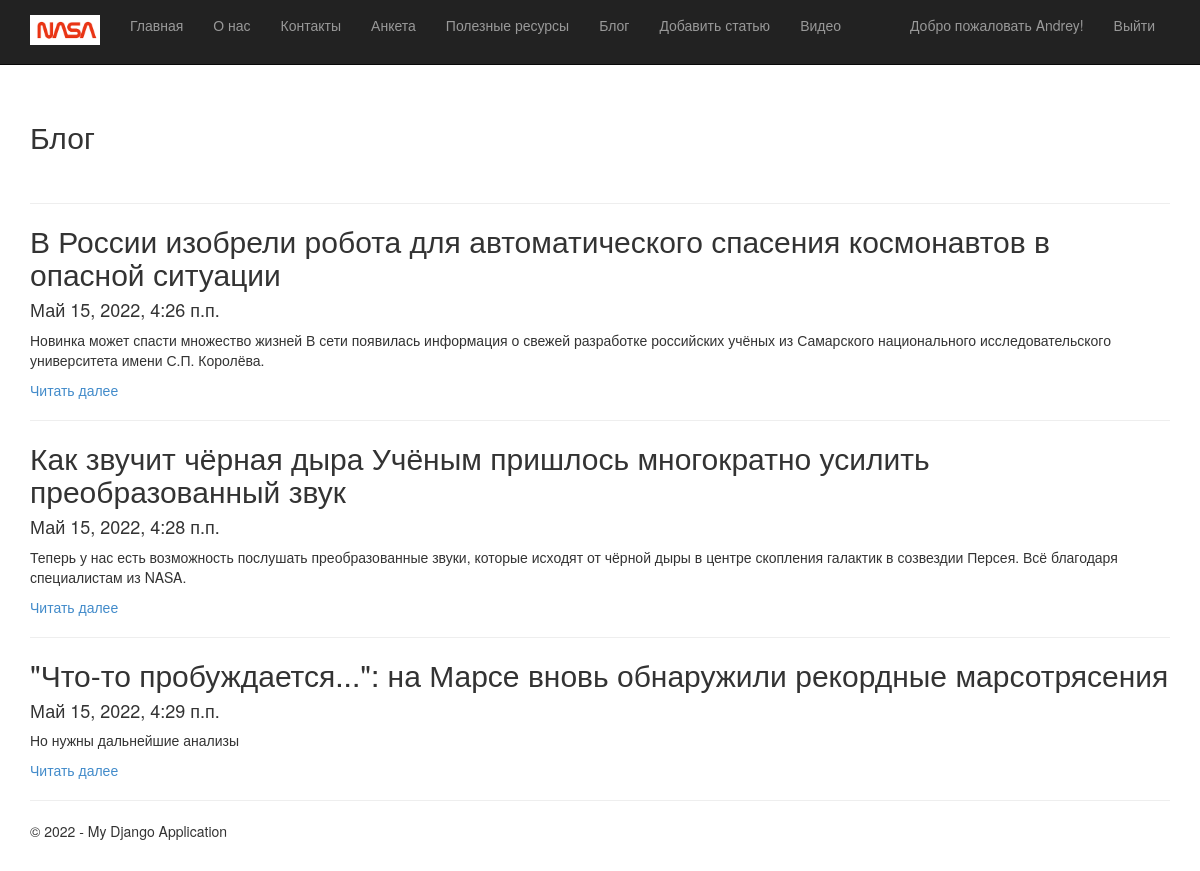
Page /blog/ (signed in) on the committed database.
### app/models.py (models this page shows, shortened)
class Blog(models.Model):
    title = models.CharField(max_length=100, unique_for_date="posted", verbose_name="Заголовок")
    description = models.TextField(verbose_name="Краткое содержание")
    content = models.TextField(verbose_name="Полное содержание")
    posted = models.DateTimeField(default=datetime.now(),
                                  db_index=True, verbose_name="Опубликована")
    author = models.ForeignKey(User, null=True, blank=True, on_delete=models.SET_NULL, verbose_name="Автор")
    image = models.FileField(default='temp.jpg',verbose_name='Путь к картинке')

### app/views.py (the view)
# urls.py: path('blog/', views.blog, name='blog'),
def blog(request):
    assert isinstance(request, HttpRequest)
    posts = Blog.objects.all()  # запрос на выбор всех статей блога из модели
    return render(
        request,
        'app/blog.html',
        {
            'title': 'Блог',
            'posts': posts,  # передача списка статей в шаблон веб-страницы
            'year': datetime.now().year,
        }
    )

### app/templates/app/blog.html
{% extends "app/layout.html" %}
{% block content %}
<h2>{{ title }}</h2> <br/>
{% for post in posts %}
<hr/>
<div class="">
    <h2> {{post.title}} </h2>
    <h4> {{post.posted}} </h4>
    <p> {{post.description}} </p>
    <p><a href="{% url 'blogpost' parametr=post.id %}"> Читать далее </a> </p>
</div>
{% endfor %}
{% endblock %}

### app/templates/app/loginpartial.html (shortened to what this page needs)
﻿{% if user.is_authenticated %}
<form id="logoutForm" action="/logout/" method="post" class="navbar-right">
    <ul class="nav navbar-nav navbar-right">
        <li><span class="navbar-brand">Добро пожаловать {{ user.username }}!</span></li>
        <li><a href="javascript:document.getElementById('logoutForm').submit()">Выйти</a></li>
    </ul>
</form>
{% else %}
<ul class="nav navbar-nav navbar-right">
    <li><a href="{% url 'login' %}">Войти</a></li>
</ul>
{% endif %}

### app/static/app/content/site.css (style rules this page uses)
body { padding-top: 80px; padding-bottom: 20px; }

### rows in the picture
Blog: title "В России изобрели робота для автоматического спасения космонавтов в опасной ситуации", posted "Май 15, 2022, 4:26 п.п.", description "Новинка может спасти множество жизней В сети появилась информация о свежей разработке российских учёных из Самарского национального исследовательского университета имени С.П. Королёва."
Blog: title "Как звучит чёрная дыра Учёным пришлось многократно усилить преобразованный звук", posted "Май 15, 2022, 4:28 п.п.", description "Теперь у нас есть возможность послушать преобразованные звуки, которые исходят от чёрной дыры в центре скопления галактик в созвездии Персея. Всё благодаря специалистам из NASA."
Blog: title "\"Что-то пробуждается...\": на Марсе вновь обнаружили рекордные марсотрясения", posted "Май 15, 2022, 4:29 п.п.", description "Но нужны дальнейшие анализы"

### other values in the picture
{{ user.username }} "Andrey"
{{ title }} "Блог"
